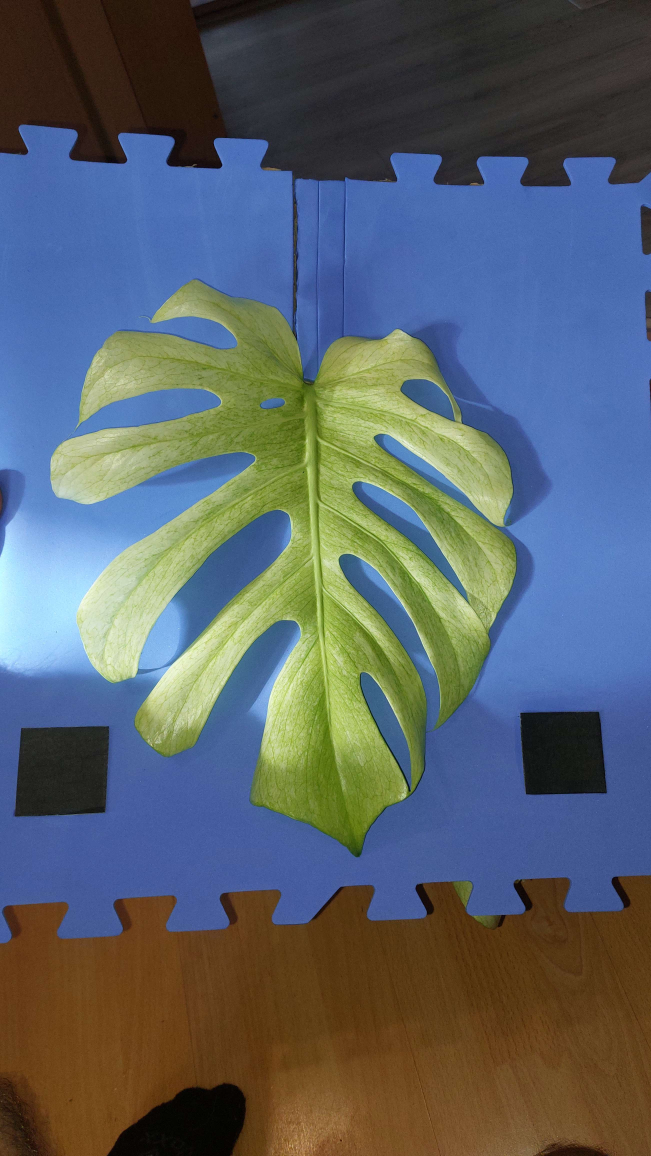
#> input picture Monstera_project/old_files/pic1.jpg, 2604 x 4624 px (shown at 1/4 size)
$ python old2.py
#> lines starting #> are read from the running program, lines starting #| are printed output that depends on the picture; after the words box and inside, x2 and y2 are one past the last pixel; in counts of white or black regions, pixels touching at a corner belong together
import cv2
import matplotlib.pyplot as plt
import numpy as np

img = cv2.imread("pic1.jpg")
#> img is the input picture: shape (4624, 2604, 3); mean B, G, R 105, 98.4, 89.3
if img is None:
    raise Exception("Obrázek nebyl nalezen.")

img_rgb = cv2.cvtColor(img, cv2.COLOR_BGR2RGB)  # převod do RGB
# hue,sat,val -- H vrátí barvu nehledě na stín
hsv = cv2.cvtColor(img, cv2.COLOR_BGR2HSV)
#> hsv: shape (4624, 2604, 3); mean H, S, V 67.3, 135.3, 134.7

k5 = np.ones((5, 5), np.uint8)  # pomocné pro budoucí odstarnění šumu
k7 = np.ones((7, 7), np.uint8)

blue_mask = cv2.inRange(hsv, np.array([90, 50, 50]), np.array(
    [130, 255, 255]))  # np.array jsou světlá a tmavá modrá v BGR
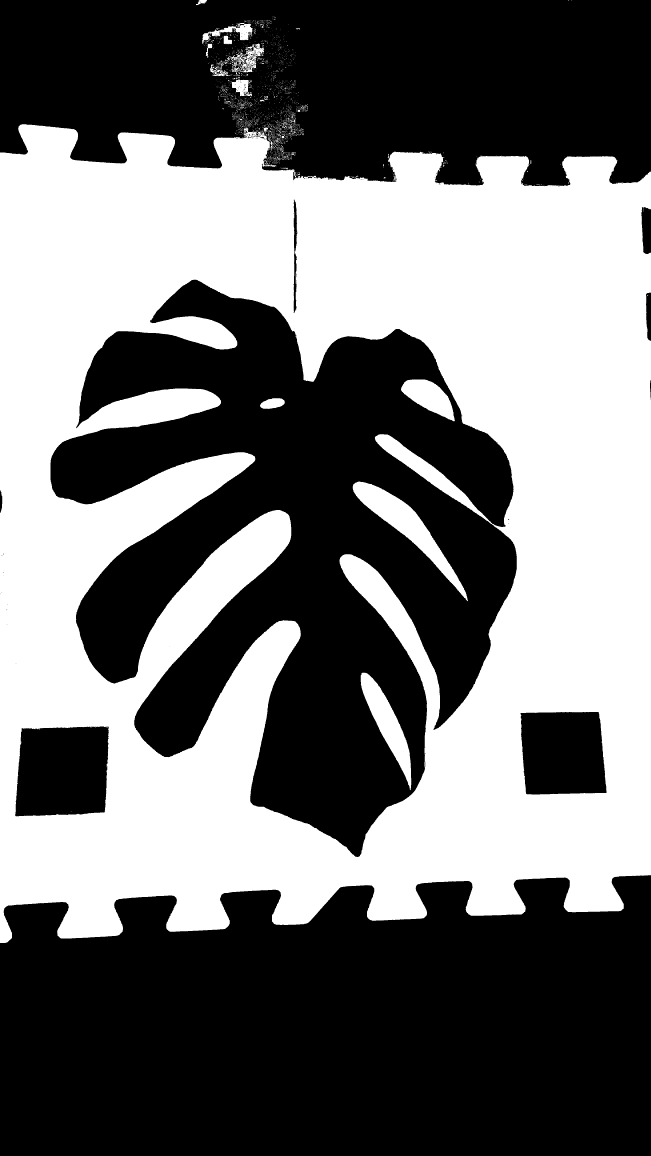
#> blue_mask: shape (4624, 2604) (shown at 1/4 size); 44.5% white; 2617 white regions (2497 under 20 px), largest, box (x1, y1, x2, y2) and area: (0, 497, 2604, 3772) 5227181, (1411, 1926, 1872, 2405) 44268, (1443, 2691, 1645, 3161) 30202
# vyšistí šum který je menší než 7x7 pixelů (kernel7)
blue_mask = cv2.morphologyEx(blue_mask, cv2.MORPH_CLOSE, k7)
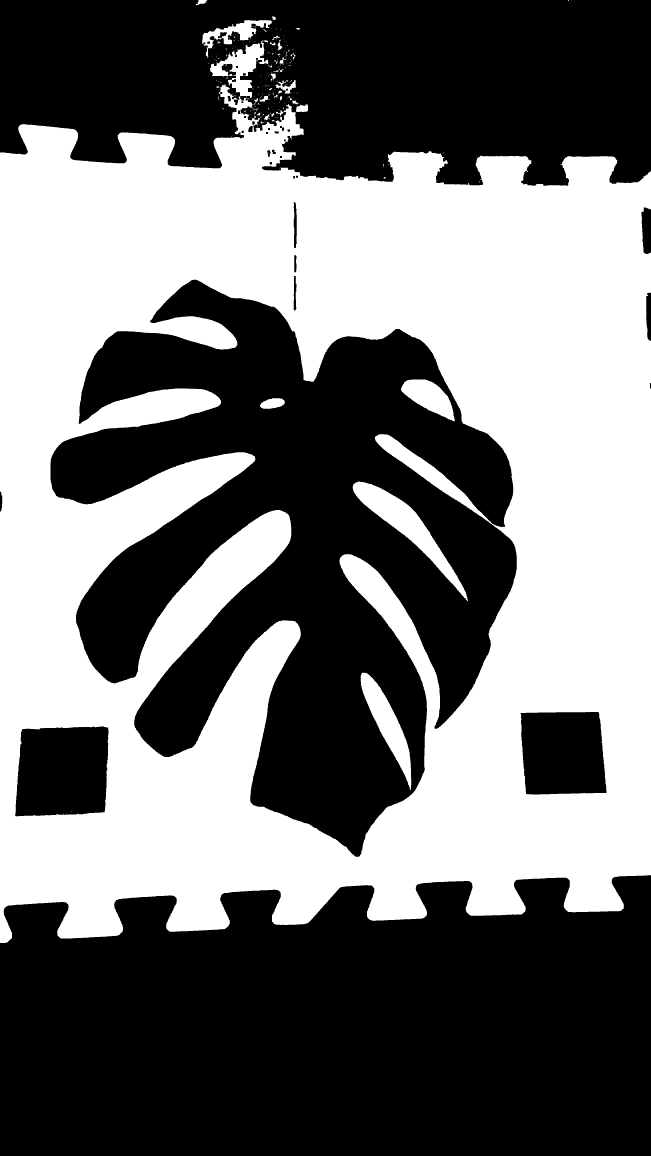
#> blue_mask: shape (4624, 2604) (shown at 1/4 size); 44.8% white; 276 white regions (227 under 20 px)

contours_blue, _ = cv2.findContours(
    blue_mask, cv2.RETR_EXTERNAL, cv2.CHAIN_APPROX_SIMPLE)
#> contours_blue = 266 contours, 231 with area under 20; largest, box (x1, y1, x2, y2) and area: (0, 161, 2604, 3772) 7805068, (809, 80, 1087, 232) 11971, (1100, 320, 1183, 376) 1559, (1184, 417, 1232, 448) 1096, (784, 0, 828, 21) 466

if not contours_blue:
    raise Exception("Nebyla nalezena podložka.")

board_contour = max(contours_blue, key=cv2.contourArea)  # hranice podložky
#> board_contour = contour of 3829 points, box (x1, y1, x2, y2) (0, 161, 2604, 3772), area 7805068
board_mask = np.zeros_like(blue_mask)
cv2.drawContours(board_mask, [board_contour], -1, 255, thickness=cv2.FILLED)
#> board_mask: shape (4624, 2604); 64.9% white; 6 black regions, box (x1, y1, x2, y2) and area: (0, 3501, 2604, 4624) 2604218, (0, 0, 2604, 743) 1612273, (2566, 830, 2604, 1016) 6105, (2585, 1171, 2604, 1363) 3242, (0, 1967, 9, 2046) 587, (2600, 1532, 2604, 1554) 88

# vybere to co je na podložce ale není modré
foreground_mask = cv2.bitwise_and(cv2.bitwise_not(blue_mask), board_mask)
#> foreground_mask: shape (4624, 2604); 20.2% white; 38 white regions, largest, box (x1, y1, x2, y2) and area: (202, 1119, 2067, 3427) 2198934, (61, 2906, 434, 3265) 122832, (2083, 2848, 2426, 3178) 104096
foreground_mask = cv2.morphologyEx(
    foreground_mask, cv2.MORPH_CLOSE, k5)  # jemnější čištění (kernel5)
#> foreground_mask: shape (4624, 2604); 20.2% white; 33 white regions, largest, box (x1, y1, x2, y2) and area: (202, 1119, 2067, 3427) 2199149, (61, 2906, 434, 3265) 122892, (2083, 2848, 2426, 3178) 104121

black_mask = cv2.inRange(hsv, np.array([0, 0, 0]), np.array(
    [180, 255, 60]))  # nalezne černý čtverec (černá až modrá)
#> black_mask: shape (4624, 2604); 16.6% white; 1621 white regions (1483 under 20 px), largest, box (x1, y1, x2, y2) and area: (0, 0, 2604, 745) 1585332, (60, 2906, 435, 3265) 123866, (428, 4331, 985, 4624) 112163
# černá část na modré masce
black_mask = cv2.bitwise_and(black_mask, board_mask)
#> black_mask: shape (4624, 2604); 2.4% white; 1247 white regions (1141 under 20 px), largest, box (x1, y1, x2, y2) and area: (60, 2906, 435, 3265) 123866, (2082, 2847, 2427, 3178) 104531, (865, 335, 1215, 667) 35178
black_mask = cv2.morphologyEx(black_mask, cv2.MORPH_OPEN, k5)  # jemné čistění
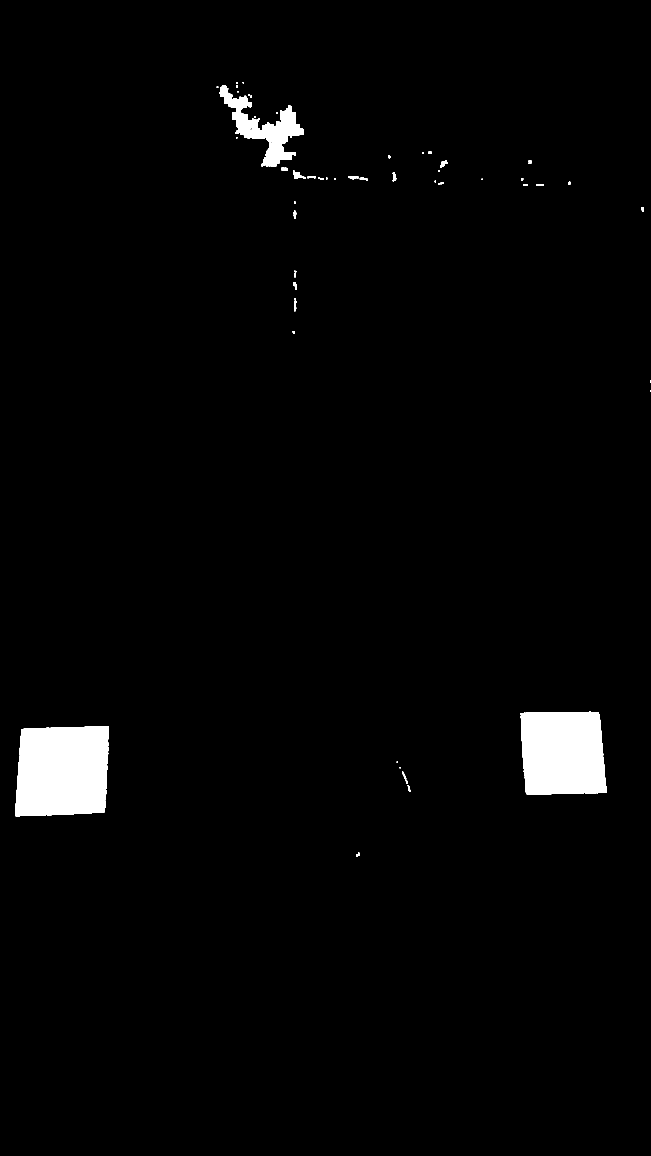
#> black_mask: shape (4624, 2604) (shown at 1/4 size); 2.2% white; 58 white regions

contours_black, _ = cv2.findContours(
    black_mask, cv2.RETR_EXTERNAL, cv2.CHAIN_APPROX_SIMPLE)
#> contours_black = 58 contours, 6 with area under 20; largest, box (x1, y1, x2, y2) and area: (60, 2906, 435, 3265) 123000, (2082, 2847, 2426, 3178) 103818, (877, 341, 1215, 667) 33208, (1172, 683, 1224, 715) 747, (1760, 642, 1791, 672) 389

square_contours = []
for cnt in contours_black:
    # budeme ignorovat černé oblasti navíc
    if cv2.contourArea(cnt) < 5000 or cv2.contourArea(cnt) > 150000:
        continue
    peri = cv2.arcLength(cnt, True)  # obvod uzavřeného obrazce
    approx = cv2.approxPolyDP(cnt, 0.03 * peri, True)

    if len(approx) == 4:  # počet vrcholů - čtyřuhelník
        x_sq, y_sq, w_r, h_r = cv2.boundingRect(approx)
        # poměr stran by měl vyjít 1.. fotka může být na křivo tak dáme toleranci
        if 0.8 < (w_r / float(h_r)) < 1.2:
            square_contours.append(approx)
#> this loop made 58 passes
#> (peri, approx, x_sq, y_sq, w_r, h_r) on passes 8 to 9: (1506.5, [[433, 2906], [86, 2917], [60, 3263], [418, 3248]], 60, 2906, 374, 358), (1333.7, [[2393, 2848], [2082, 2853], [2104, 3175], [2425, 3171]], 2082, 2848, 344, 328)
#> cnt on passes 3, 6, 7, 10, 14, 17: [[1631, 3140], [1631, 3144], [1635, 3144], [1635, 3140]], [[1598, 3068], [1598, 3072], [1602, 3072], [1602, 3068]], [[1587, 3046], [1587, 3050], [1591, 3050], [1591, 3046]], [[2601, 1561], [2601, 1567], [2603, 1567], [2603, 1561]], [[1178, 1218], [1178, 1225], [1182, 1225], [1182, 1218]], [[1181, 1152], [1181, 1157], [1185, 1157], [1185, 1152]]
#> after the loop, square_contours = 2 contours; box (x1, y1, x2, y2) and area: (60, 2906, 434, 3264) 120994, (2082, 2848, 2426, 3176) 102032

if not square_contours:
    raise Exception("Nebyl nalezen referenční čtverec.")

# spočteme úhel natočení na základě největšího čtverce
largest_square = max(square_contours, key=cv2.contourArea)
#> largest_square = [[433, 2906], [86, 2917], [60, 3263], [418, 3248]]
_, (w_sq, h_sq), angle = cv2.minAreaRect(largest_square)
#> w_sq = 384.1; h_sq = 345; angle = -1.82

# "první" hrana čtverce může být natočená celkem libovolně, takže jí otočíme tak aby směřovala přibližně ve směru x
if angle < -45:
    angle += 90
elif angle > 45:
    angle -= 90

(h, w) = img_rgb.shape[:2]
#> h = 4624; w = 2604
rotation_matrix = cv2.getRotationMatrix2D(
    (w // 2, h // 2), angle, 1.0)  # matice rotace
#> rotation_matrix = [[0.999, -0.0317, 73.91], [0.0317, 0.999, -40.09]]

rotated_img = cv2.warpAffine(
    img_rgb, rotation_matrix, (w, h))  # aplikujeme na pic
rotated_mask = cv2.warpAffine(foreground_mask, rotation_matrix, (w, h))
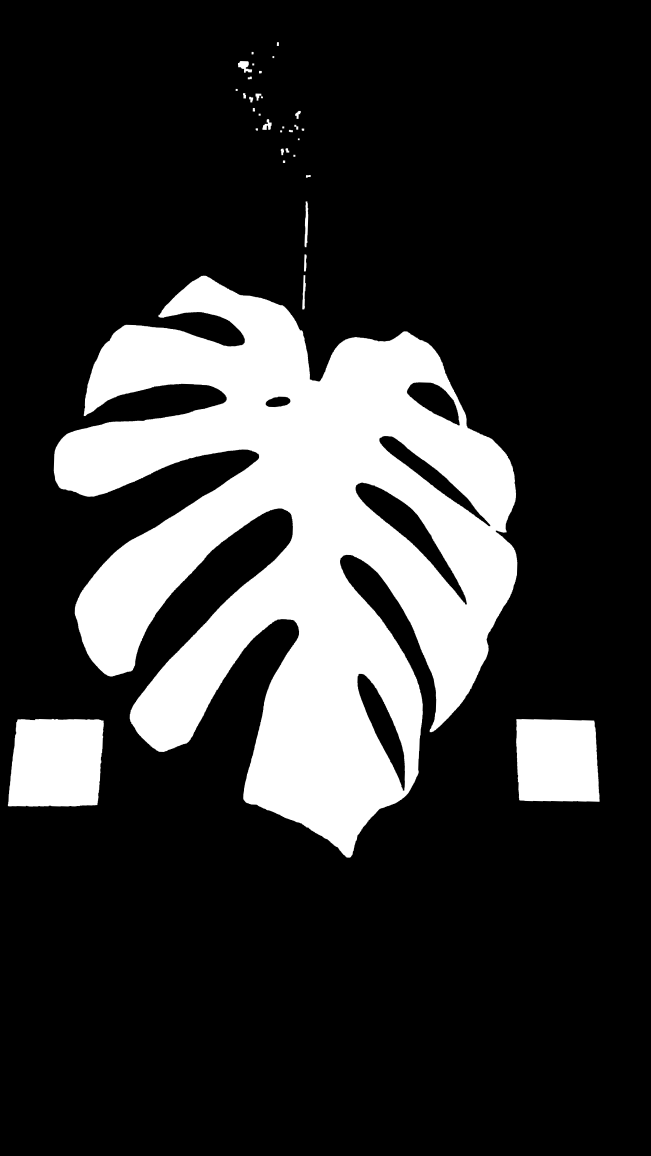
#> rotated_mask: shape (4624, 2604) (shown at 1/4 size); min 0, max 255, mean 51.6

# Používáme RETR_TREE, abychom získali i hierarchii (vnitřní díry)
contours_rot, hierarchy = cv2.findContours(
    rotated_mask, cv2.RETR_TREE, cv2.CHAIN_APPROX_SIMPLE
)
#> contours_rot = 38 contours; largest, box (x1, y1, x2, y2) and area: (214, 1102, 2070, 3431) 2323692, (31, 2875, 416, 3227) 122922, (2064, 2876, 2399, 3208) 104139, (1422, 1930, 1868, 2418) 43948, (1429, 2695, 1620, 3163) 30022

if not contours_rot or hierarchy is None:
    raise Exception("Po otočení nebyl nalezen list.")

hierarchy = hierarchy[0]  # Zploštění matice hierarchie

# Najdeme index největší kontury (samotný list)
leaf_idx = max(range(len(contours_rot)),
               key=lambda i: cv2.contourArea(contours_rot[i]))
#> leaf_idx = 2
leaf_contour = contours_rot[leaf_idx]
#> leaf_contour = contour of 7350 points, box (x1, y1, x2, y2) (214, 1102, 2070, 3431), area 2323692

x, y, width_px, height_px = cv2.boundingRect(leaf_contour)
#> x = 214; y = 1102; width_px = 1856; height_px = 2329

# Měřítko z již otočeného referenčního čtverce
avg_side_px = (w_sq + h_sq) / 2.0
#> avg_side_px = 364.6
pixels_per_cm = avg_side_px / 5.0
#> pixels_per_cm = 72.91

# Přepočtení pixelů na cm
width_cm = width_px / pixels_per_cm
#> width_cm = 25.46
height_cm = height_px / pixels_per_cm
#> height_cm = 31.94

pocet_vnitrnich = 0
pocet_zarezu = 0

vnitrni_body = []
zarezy_body = []
zahozene_body = []

for i, h_info in enumerate(hierarchy):
    if h_info[3] == leaf_idx:
        area = cv2.contourArea(contours_rot[i])
        if area > 100:
            pocet_vnitrnich += 1
            M = cv2.moments(contours_rot[i])
            if M["m00"] != 0:
                cx = int(M["m10"] / M["m00"])
                cy = int(M["m01"] / M["m00"])
                vnitrni_body.append((cx, cy))
#> this loop made 38 passes
#> (h_info, area, cx, cy) on passes 4 to 8: ([4, -1, -1, 2], 30022, 1530, 2900), ([5, 3, -1, 2], 43948.5, 1630, 2112), ([6, 4, -1, 2], 25283, 1711, 1893), ([7, 5, -1, 2], 3080, 1112, 1607), ([-1, 6, -1, 2], 18941, 1738, 1601)
#> h_info on passes 1, 2, 3, 9, 10, 11: [1, -1, -1, -1], [2, 0, -1, -1], [8, 1, 3, -1], [9, 2, -1, -1], [10, 8, -1, -1], [11, 9, -1, -1]
#> after the loop, pocet_vnitrnich = 5; vnitrni_body = [(1530, 2900), (1630, 2112), (1711, 1893), (1112, 1607), (1738, 1601)]

hull_indices = cv2.convexHull(leaf_contour, returnPoints=False)
#> hull_indices = 70 values, max 7349 at index 0, min 0 at index 69, mean 4251.1

if len(hull_indices) > 3:
    defects = cv2.convexityDefects(leaf_contour, hull_indices)
#> defects = 64 rows, first 6: [0, 2, 1, 210], [2, 4, 3, 114], [4, 31, 19, 623], [31, 476, 304, 82671], [476, 496, 487, 579], [496, 505, 498, 181]

    if defects is not None:
        for i in range(defects.shape[0]):
            s, e, f, d = defects[i, 0]
            hloubka_px = d / 256.0

            nejhlubsi_bod = tuple(leaf_contour[f][0])

            if hloubka_px > 100:
                pocet_zarezu += 1
                zarezy_body.append(nejhlubsi_bod)
            else:
                zahozene_body.append(nejhlubsi_bod)
#> this loop made 64 passes
#> (s, e, f, d, hloubka_px, nejhlubsi_bod) on passes 1 to 12: (0, 2, 1, 210, 0.82, (810, 1103)), (2, 4, 3, 114, 0.445, (804, 1104)), (4, 31, 19, 623, 2.43, (784, 1118)), (31, 476, 304, 82671, 322.9, (971, 1378)), (476, 496, 487, 579, 2.26, (477, 1316)), (496, 505, 498, 181, 0.707, (462, 1325)), (505, 544, 525, 1659, 6.48, (438, 1362)), (544, 549, 547, 320, 1.25, (407, 1393)), (549, 583, 580, 846, 3.3, (386, 1440)), (583, 1264, 938, 139000, 543, (905, 1602)), (1264, 1270, 1265, 162, 0.633, (222, 1793)), (1270, 1272, 1271, 201, 0.785, (219, 1804))
#> (s, e, f, d, hloubka_px) on passes 61 to 64: (6793, 6795, 6794, 114, 0.445), (6795, 7345, 7029, 74353, 290.4), (7345, 7347, 7346, 186, 0.727), (7347, 7349, 7348, 226, 0.883)
#> after the loop, pocet_zarezu = 7; zahozene_body = 57 pairs, first value 215 to 2068, second value 1103 to 3429; zarezy_body = [(971, 1378), (905, 1602), (1036, 1823), (1164, 2057), (1173, 2480), (1362, 2233), (1251, 1522)]

celkovy_pocet_der = pocet_vnitrnich + max(0, pocet_zarezu - 1)
#> celkovy_pocet_der = 11

print(f"Vnitřní: {pocet_vnitrnich}, Všechny zářezy (včetně stonku): {pocet_zarezu} -> Výsledek: {celkovy_pocet_der}")
#| Vnitřní: 5, Všechny zářezy (včetně stonku): 7 -> Výsledek: 11


debug_img = rotated_img.copy()
cv2.drawContours(debug_img, [leaf_contour], -1, (0, 255, 0), 2)
cv2.rectangle(debug_img, (x, y), (x + width_px, y + height_px), (255, 0, 0), 3)
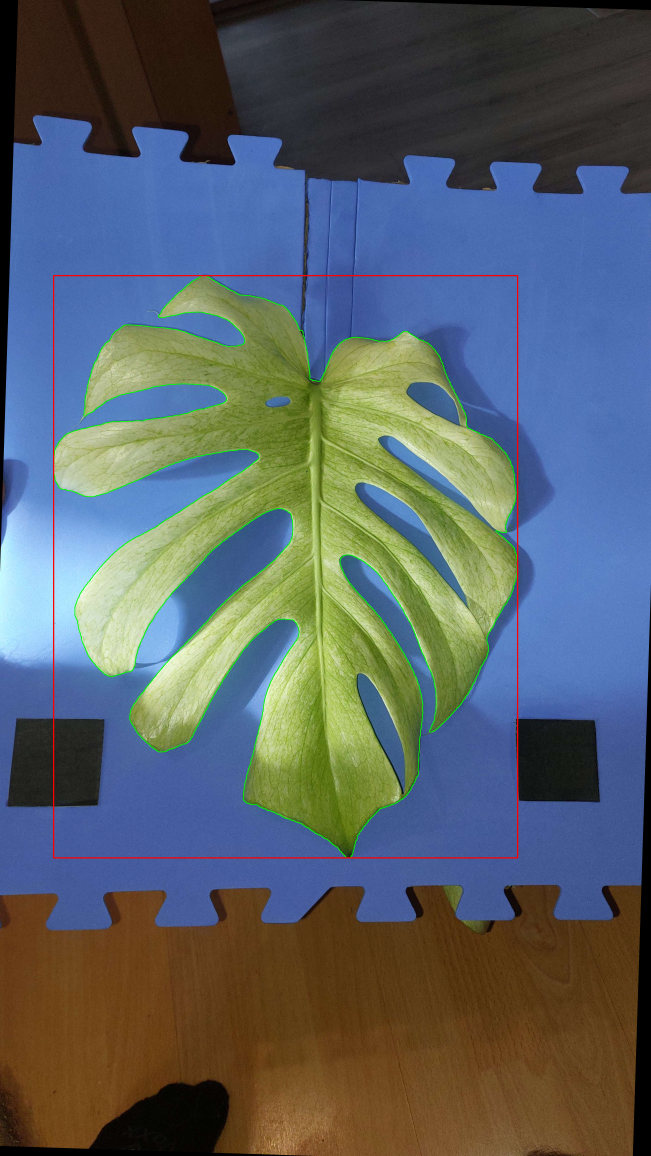
#> debug_img: shape (4624, 2604, 3) (shown at 1/4 size); mean R, G, B 88.2, 97.5, 102.6


# 1. Zahozené body (Zelené křížky) - pro ladění
for bod in zahozene_body:
    cv2.drawMarker(debug_img, bod, (0, 255, 0),
                   markerType=cv2.MARKER_TILTED_CROSS, markerSize=20, thickness=3)
#> this loop made 57 passes
#> bod on passes 1 to 12: (810, 1103), (804, 1104), (784, 1118), (477, 1316), (462, 1325), (438, 1362), (407, 1393), (386, 1440), (222, 1793), (219, 1804), (218, 1814), (216, 1853)

# 2. Vnitřní díry (Modré plné tečky)
for bod in vnitrni_body:
    cv2.circle(debug_img, bod, 10, (255, 0, 0), -1)
#> this loop made 5 passes

# 3. Vnější zářezy (Červené plné tečky)
for bod in zarezy_body:
    cv2.circle(debug_img, bod, 10, (0, 0, 255), -1)
#> this loop made 7 passes

texty = [
    f"Width: {width_cm:.2f} cm",
    f"Height: {height_cm:.2f} cm",
    f"Holes: {celkovy_pocet_der}"
]
#> texty = ['Width: 25.46 cm', 'Height: 31.94 cm', 'Holes: 11']

for i, text in enumerate(texty):
    cv2.putText(
        debug_img,
        text,
        (120, 120 + i * 120),
        cv2.FONT_HERSHEY_SIMPLEX,
        4,
        (255, 255, 0),
        3,
    )
#> this loop made 3 passes
#> text on passes 1 to 3: 'Width: 25.46 cm', 'Height: 31.94 cm', 'Holes: 11'

plt.figure(figsize=(10, 14))
plt.imshow(debug_img)
plt.axis("off")
plt.show()
